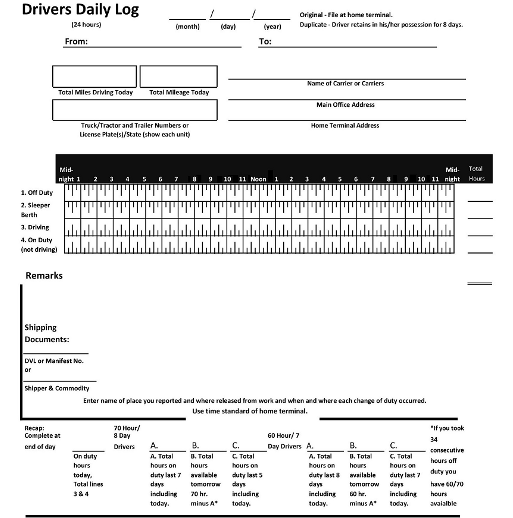
#> input picture backend/api/template.png, 513 x 518 px, found by its file name
$ python calibrate.py
#> lines starting #> are read from the running program, lines starting #| are printed output that depends on the picture
from PIL import Image, ImageDraw

im = Image.open("backend/api/template.png")
#> im is the input picture: PIL image 513x518 RGBA; mean R, G, B, A 227.5, 227.5, 227.5, 254
draw = ImageDraw.Draw(im)

# Grid bounds estimations
START_X = 64
END_X = 454
START_Y = 182
ROW_HEIGHT = 17.5

draw.line([(START_X, START_Y), (START_X, START_Y + 4 * ROW_HEIGHT)], fill="red", width=2)
draw.line([(END_X, START_Y), (END_X, START_Y + 4 * ROW_HEIGHT)], fill="red", width=2)

for i in range(5):
    y = int(START_Y + i * ROW_HEIGHT)
    draw.line([(START_X, y), (END_X, y)], fill="red", width=1)

im.save("backend/api/calibrated.png")
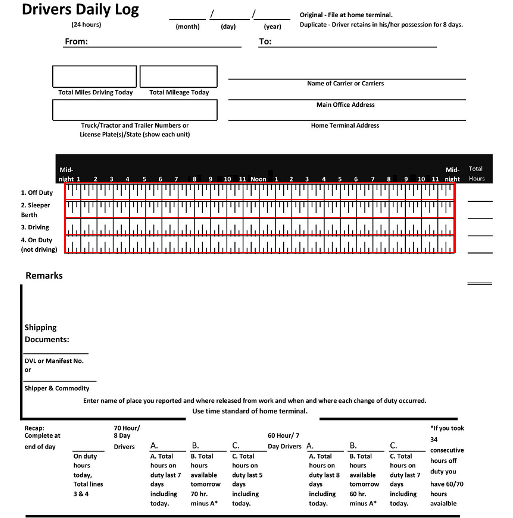
#> saved as calibrated.png: PIL image 513x518 RGBA; mean R, G, B, A 228.3, 226.1, 226.1, 254; transparent parts drawn white
